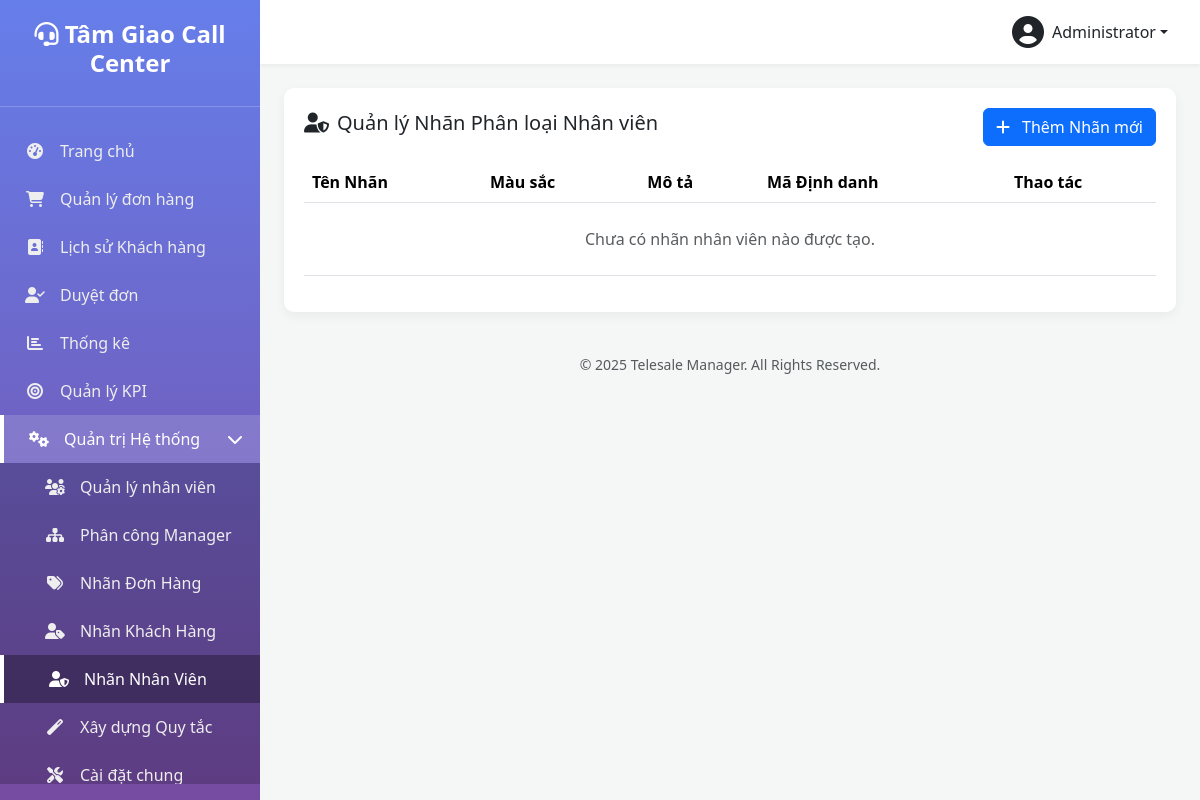
The page /manage-user-labels.php (signed in) on the database as committed earlier.
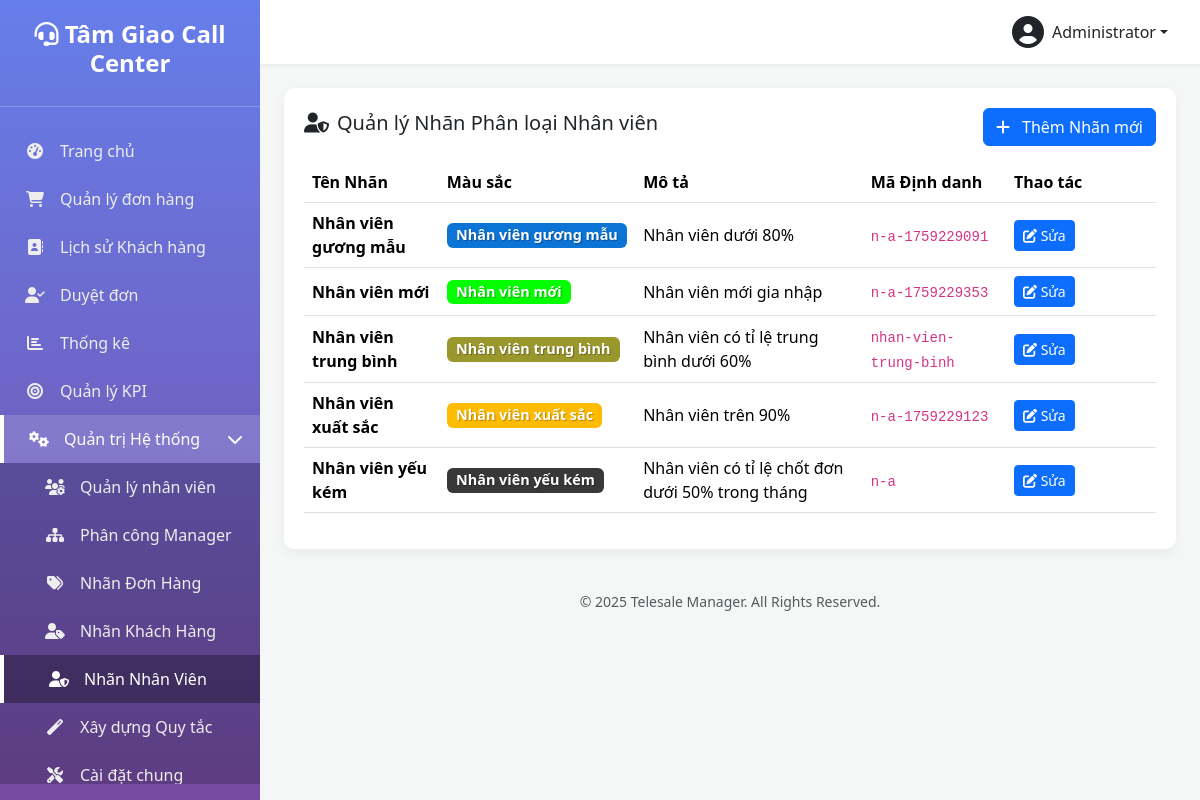
The same page on the database as committed later.
### tables this page shows
CREATE TABLE `user_labels` (
  `label_key` varchar(50) NOT NULL,
  `label_name` varchar(100) NOT NULL,
  `color` varchar(20) NOT NULL DEFAULT '#cccccc',
  `description` text DEFAULT NULL
);

### functions.php (called while the page is built, shortened)
<?php
function get_db_connection() {
    static $pdo = null;
    if ($pdo === null) {
        try {
            $dsn = "mysql:host=" . DB_HOST . ";dbname=" . DB_NAME . ";charset=" . DB_CHARSET;
            $options = [
                PDO::ATTR_ERRMODE => PDO::ERRMODE_EXCEPTION,
                PDO::ATTR_DEFAULT_FETCH_MODE => PDO::FETCH_ASSOC,
                PDO::ATTR_EMULATE_PREPARES => false,
            ];
            $pdo = new PDO($dsn, DB_USER, DB_PASS, $options);
        } catch (PDOException $e) {
            die('Database connection failed: ' . $e->getMessage());
        }
    }
    return $pdo;
}
function db_query($sql, $params = []) {
    $pdo = get_db_connection();
    $stmt = $pdo->prepare($sql);
    $stmt->execute($params);
    return $stmt;
}
function db_get_results($sql, $params = []) {
    $stmt = db_query($sql, $params);
    return $stmt->fetchAll(PDO::FETCH_ASSOC);
}

### manage-user-labels.php (the view, shortened to what this page needs)
<?php
require_once 'functions.php';
$labels = db_get_results("SELECT * FROM user_labels ORDER BY label_name ASC");
include 'includes/header.php';
?>
<div class="table-card">
    <div class="d-flex justify-content-between align-items-center mb-3">
        <h5><i class="fas fa-user-shield me-2"></i>Quản lý Nhãn Phân loại Nhân viên</h5>
        <button class="btn btn-primary" onclick="prepareAddModal()">
            <i class="fas fa-plus me-2"></i> Thêm Nhãn mới
        </button>
    </div>
    <table class="table table-hover align-middle">
        <thead>
            <tr>
                <th>Tên Nhãn</th>
                <th>Màu sắc</th>
                <th>Mô tả</th>
                <th>Mã Định danh</th>
                <th style="width: 150px;">Thao tác</th>
            </tr>
        </thead>
        <tbody>
            <?php if (empty($labels)): ?>
                <tr><td colspan="5" class="text-center text-muted py-4">Chưa có nhãn nhân viên nào được tạo.</td></tr>
            <?php else: ?>
                <?php foreach ($labels as $label): ?>
                <tr>
                    <td><strong><?php echo htmlspecialchars($label['label_name']); ?></strong></td>
                    <td>
                        <span class="badge" style="background-color: <?php echo htmlspecialchars($label['color']); ?>; color: #fff; text-shadow: 1px 1px 1px rgba(0,0,0,0.3); font-size: 0.9em;">
                            <?php echo htmlspecialchars($label['label_name']); ?>
                        </span>
                    </td>
                    <td><?php echo htmlspecialchars($label['description']); ?></td>
                    <td><code><?php echo htmlspecialchars($label['label_key']); ?></code></td>
                    <td>
                        <button class="btn btn-sm btn-primary"
                                onclick="prepareEditModal(
                                    '<?php echo htmlspecialchars($label['label_key'], ENT_QUOTES); ?>',
                                    '<?php echo htmlspecialchars($label['label_name'], ENT_QUOTES); ?>',
                                    '<?php echo htmlspecialchars($label['color'], ENT_QUOTES); ?>',
                                    '<?php echo htmlspecialchars($label['description'], ENT_QUOTES); ?>'
                                )">
                            <i class="fas fa-edit"></i> Sửa
                        </button>
                        </td>
                </tr>
                <?php endforeach; ?>
            <?php endif; ?>
        </tbody>
    </table>
</div>
<?php include 'includes/footer.php'; ?>

Rows that differ between the two databases and show on the page:
added user_labels: label_name "Nhân viên gương mẫu", description "Nhân viên dưới 80%", label_key "n-a-1759229091"
added user_labels: label_name "Nhân viên mới", description "Nhân viên mới gia nhập", label_key "n-a-1759229353"
added user_labels: label_name "Nhân viên trung bình", description "Nhân viên có tỉ lệ trung bình dưới 60%", label_key "nhan-vien-trung-binh"
added user_labels: label_name "Nhân viên xuất sắc", description "Nhân viên trên 90%", label_key "n-a-1759229123"
added user_labels: label_name "Nhân viên yếu kém", description "Nhân viên có tỉ lệ chốt đơn dưới 50% trong tháng", label_key "n-a"
Other text that changed with them:
text no longer shown: "Chưa có nhãn nhân viên nào được tạo."
